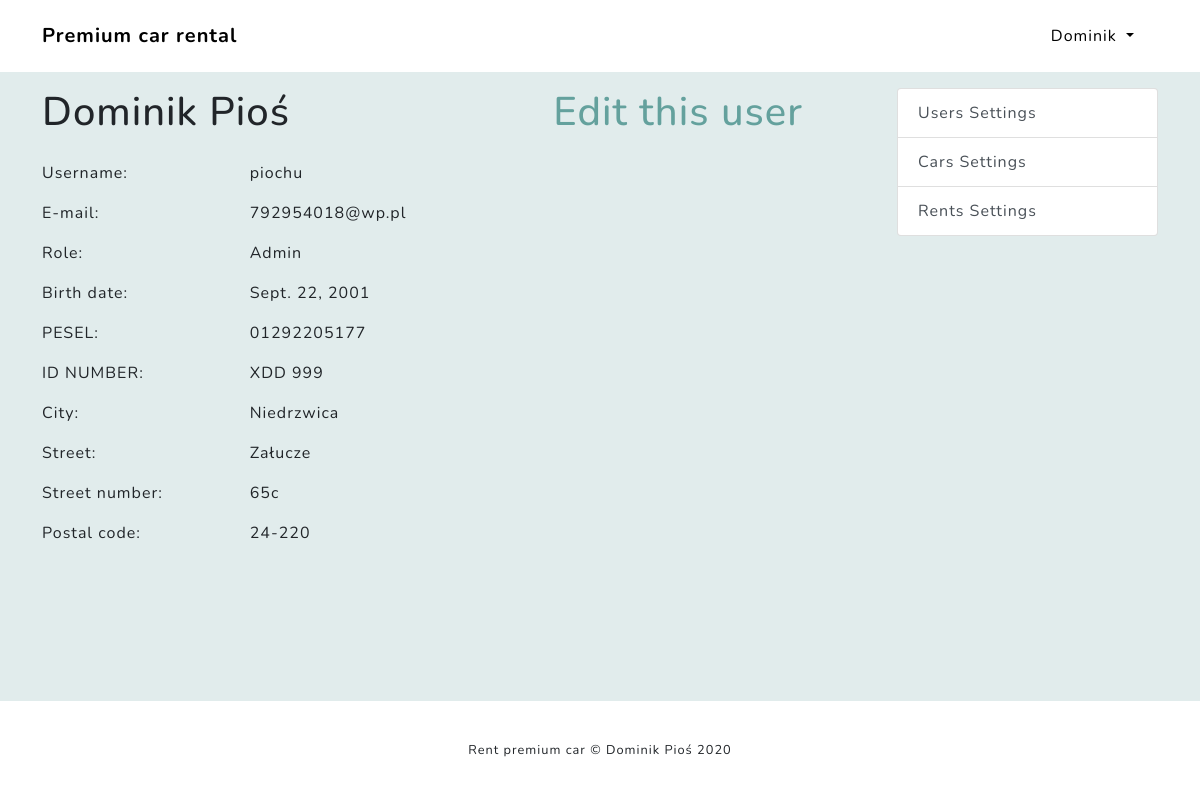
Screenshot of /user/1/ (signed in) with the database file from the repository.
### accounts/models.py (models this page shows, shortened)
class Headadmin(models.Model):
	user 			= models.OneToOneField(User, on_delete=models.CASCADE, primary_key=True)
	birth_date		= models.DateField(blank=True)
	pesel			= models.CharField(max_length=11, blank=True)
	id_number		= models.CharField(max_length=10, blank=True)
	city			= models.CharField(max_length=30, blank=True)
	street			= models.CharField(max_length=30, blank=True)
	street_number	= models.CharField(max_length=5, blank=True)
	postal_code		= models.CharField(max_length=6, blank=True)
	def first_name(self):
		return self.user.first_name
	def last_name(self):
		return self.user.last_name
	def username(self):
		return self.user.username
	def email(self):
		return self.user.email

### sets/views.py (the view)
# urls.py: path('user/<int:id>/', UserDetail.as_view(), name='user-detail'),
@method_decorator(staff_user, name='dispatch')
class UserDetail(View):
	template_name = 'user_detail.html'
	context = {
		'title': 'User',
	}
	def get(self, request, id):
		us = get_object_or_404(User, pk=id)
		try:
			obj = Headadmin.objects.get(user=id)
			self.context['obj'] = obj
			self.context['role'] = 'Admin'
		except Headadmin.DoesNotExist:
			pass
		try:
			obj = Client.objects.get(user=id)
			self.context['obj'] = obj
			self.context['role'] = 'Client'
		except Client.DoesNotExist:
			pass
		try:
			obj = Employee.objects.get(user=id)
			self.context['obj'] = obj
			self.context['role'] = 'Employee'
		except Employee.DoesNotExist:
			pass
		return render(request, self.template_name, self.context)

### sets/views.py (called while the page is built)
def staff_user(view_func):
	decorated_view_func = login_required(user_staff_required(view_func))
	return decorated_view_func

### sets/templates/user_detail.html (shortened to what this page needs)
{% extends 'settingsBase.html' %}
{% block content %}
						<div class="kkk">
							<h1>{{ obj.first_name }} {{ obj.last_name }} &nbsp&nbsp&nbsp&nbsp&nbsp&nbsp&nbsp&nbsp&nbsp&nbsp&nbsp&nbsp&nbsp&nbsp&nbsp&nbsp&nbsp&nbsp&nbsp&nbsp&nbsp <a href="/useredit/{{ obj.user_id }}/">Edit this user</a></h1>
							<div class="about">
								<p>Username:</p>
								<p>E-mail:</p>
								<p>Role:</p>
								<p>Birth date:</p>
								<p>PESEL:</p>
								<p>ID NUMBER:</p>
								<p>City:</p>
								<p>Street:</p>
								<p>Street number:</p>
								<p>Postal code:</p>
							</div>
							<div class="info">
								<p>{{ obj.username }}</p>
								<p>{{ obj.email }}</p>
								<p>{{ role }}</p>
								<p>{{ obj.birth_date }}</p>
								<p>{{ obj.pesel }}</p>
								<p>{{ obj.id_number }}</p>
								<p>{{ obj.city }}</p>
								<p>{{ obj.street }}</p>
								<p>{{ obj.street_number }}</p>
								<p>{{ obj.postal_code }}</p>
							</div>
						</div>
{% endblock content %}

### templates/navbar.html (shortened to what this page needs)
        <nav class="navbar navbar-expand-lg navbar-light fixed-top navbar-shrink" id="mainNav">
            <div class="container">
                <a class="navbar-brand js-scroll-trigger" href="{% url 'home' %}">Premium car rental</a>
                <div class="collapse navbar-collapse" id="navbarResponsive">
                    <ul class="navbar-nav ml-auto">
                        {% if not user.is_authenticated %}
                        <li class="nav-item"><a class="nav-link" href="{% url 'login' %}">Login</a></li>
                        {% elif user.is_authenticated %}
                        <div class="dropdown show">
                            <a class="nav-link dropdown-toggle" role="button" id="dropdownMenuLink" data-toggle="dropdown" aria-haspopup="true" aria-expanded="false">
                                {{ user.first_name }}
                            </a>
                        </div>
                        {% endif %}
                    </ul>
                </div>
            </div>
        </nav>

### static/css/style.css (style rules this page uses)
html, body { height: 100%; background-color: rgba(100, 161, 157, 0.1); }

### sets/templates/user_detail.html (style rules this page uses)
.about { float: left; width: 25%; }
.info { float: left; width: 75%; }
.about, .info { margin-top: 2%; }

### rows the page displays
Headadmin: first_name "Dominik", last_name "Pioś", username "piochu", email "792954018@wp.pl", birth_date "Sept. 22, 2001", pesel "01292205177", id_number "XDD 999", city "Niedrzwica", street "Załucze", street_number "65c", postal_code "24-220"

### other values shown
{{ user.first_name }} "Dominik"
{{ role }} "Admin"
